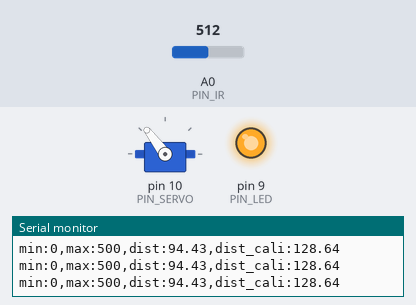
Recording of a sketch running on a simulated Arduino Uno, built with avr-gcc and run on an emulated ATmega328P. On the bench: servo, output pins drawn as LEDs (lit = HIGH), the last lines printed to the serial monitor. Inputs (shaded band) come from the test bench; at power-on: A0 (PIN_IR) = 512.

Above: at 1.2 s.
1.3 s: A0 (PIN_IR) set to 296
2.8 s: A0 (PIN_IR) set to 272
At 3.9 s:
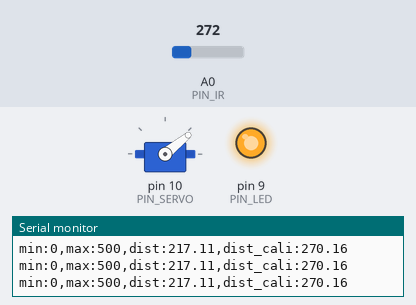
4.3 s: A0 (PIN_IR) set to 306
At 5.1 s:
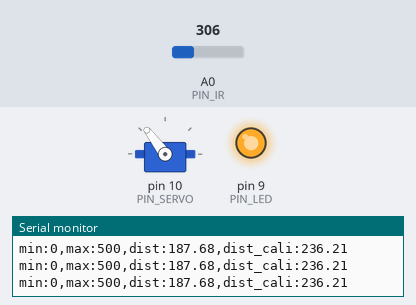
5.8 s: A0 (PIN_IR) set to 245
At 6.2 s:
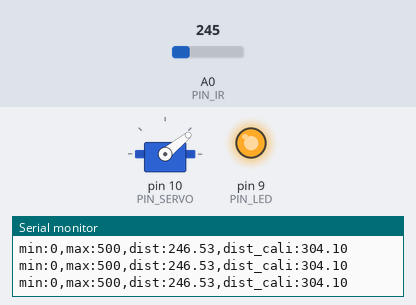
Timing chart, 0 to 8.3 s (numbered marks = the images above; inputs shaded):
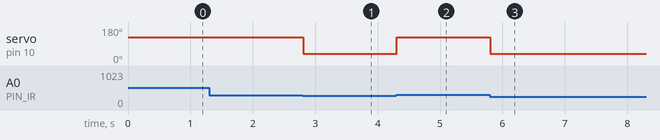

Measured:
- the behaviour switches between 287 and 286 on A0 (PIN_IR) (found by bisection; images 0 and 1)
- after the input at 2.8 s, servo on pin 10 (PIN_SERVO): 127° → 39° at once
- after the input at 4.3 s, servo on pin 10 (PIN_SERVO): 39° → 127° at once
- after the input at 5.8 s, servo on pin 10 (PIN_SERVO): 127° → 39° at once

The sketch:

21P8.ino
```cpp
#include <Servo.h>
Servo myservo;

// Arduino pin assignment
#define PIN_IR A0
#define PIN_LED 9
#define PIN_SERVO 10
#define _DUTY_MAX 1850
#define _DUTY_NEU 1475
#define _DUTY_MIN 950

void setup() {
// initialize GPIO pins
  pinMode(PIN_LED,OUTPUT);
  digitalWrite(PIN_LED, 1);

  myservo.attach(PIN_SERVO);
  myservo.writeMicroseconds(_DUTY_NEU);

// initialize serial port
  Serial.begin(57600);
}

float ir_distance(void){ // return value unit: mm
  float val;
  float volt = float(analogRead(PIN_IR));
  val = ((6762.0/(volt-9.0))-4.0) * 10.0;
  return val;
}

void loop() {
  float raw_dist = ir_distance();
  float dist_cali = 300 / 260.05 * raw_dist + 19.7;
  Serial.print("min:0,max:500,dist:");
  Serial.print(raw_dist);
  Serial.print(",dist_cali:");
  Serial.println(dist_cali);
  if(dist_cali > 156 && dist_cali <224) digitalWrite(PIN_LED, 0);
  else digitalWrite(PIN_LED, 255);

  if(dist_cali >= 255) {
    myservo.writeMicroseconds(_DUTY_MIN);
  }else {
    myservo.writeMicroseconds(_DUTY_MAX);
  }
  delay(20);
}
```
